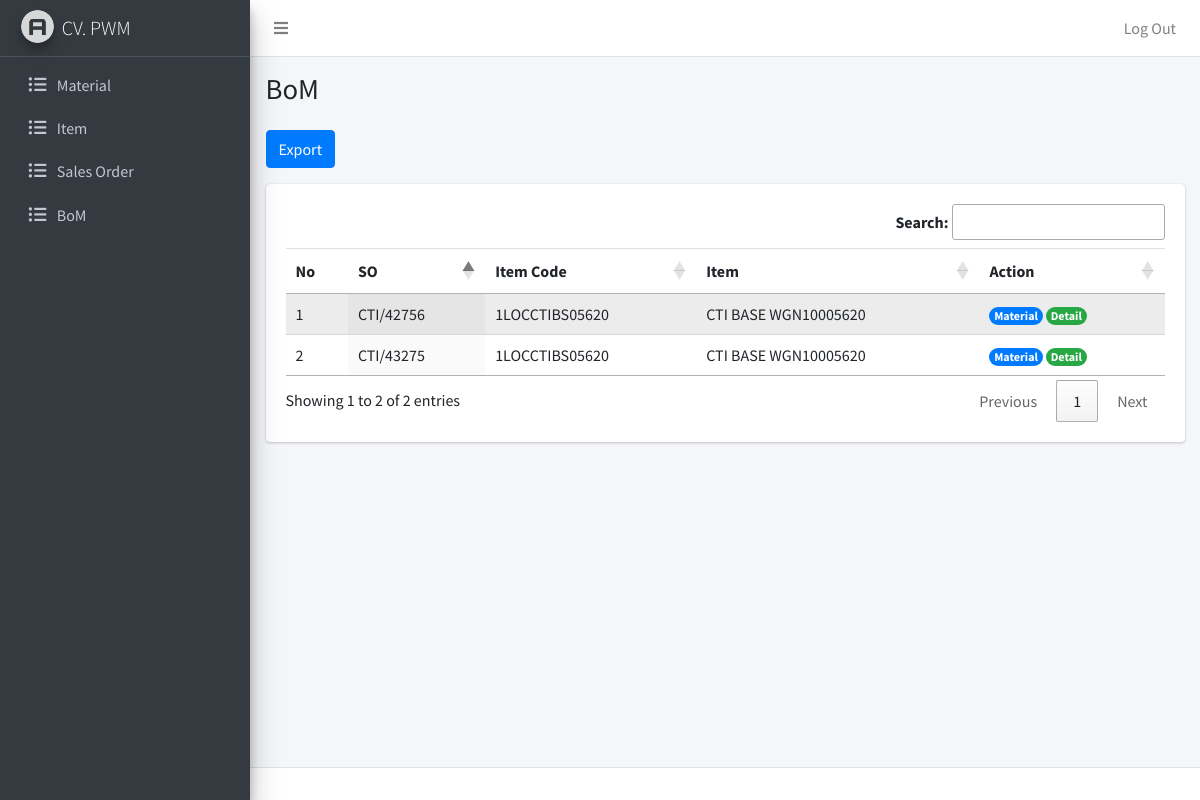
Page /admin/bom.php (signed in) on the earlier database version.
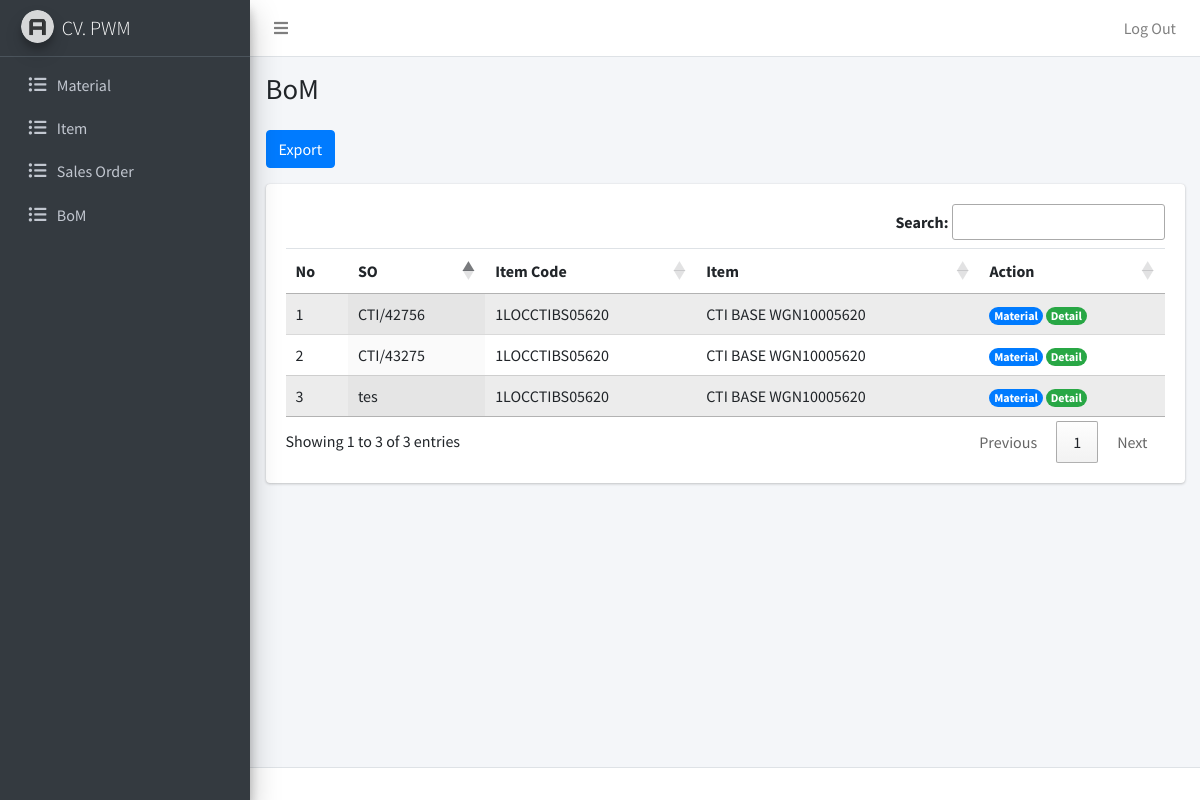
Same page on the later database version.
### tables this page shows
CREATE TABLE `so` (
  `so_id` int(11) NOT NULL,
  `so_item_code` varchar(255) NOT NULL,
  `so_projects` varchar(255) NOT NULL,
  `so_divisi_id` int(11) NOT NULL,
  `so_lot_number` varchar(255) NOT NULL,
  `so_material` varchar(255) NOT NULL,
  `so_quantity` int(11) NOT NULL,
  `so_uom` varchar(255) NOT NULL,
  `so_tinggi` float NOT NULL,
  `so_lebar` float NOT NULL,
  `so_panjang` float NOT NULL,
  `so_kubikasi` float NOT NULL,
  `so_tgl_produksi` date NOT NULL
);

CREATE TABLE `item` (
  `item_id` varchar(255) NOT NULL,
  `item_nama` varchar(255) NOT NULL,
  `item_uom` varchar(255) NOT NULL
);

### admin/bom.php (the view, shortened to what this page needs)
<?php
require_once "../koneksi.php";
$query = mysqli_query($conn, "SELECT * FROM so INNER JOIN item ON so.so_item_code = item.item_id");
?>
<?php require_once "template/header.php"; ?>
<?php require_once "template/navbar.php"; ?>
<?php require_once "template/sidebar.php"; ?>
  <div class="content-wrapper">
    <div class="content-header">
      <div class="container-fluid">
        <div class="row mb-2">
          <div class="col-sm-6">
            <h1 class="m-0">BoM</h1>
          </div>
        </div>
      </div>
    </div>
    <div class="content">
      <div class="container-fluid">
        <div class="row mb-3">
          <div class="col-md-5">
            <a href="export-filter.php">
              <button class="btn btn-primary">Export</button>
            </a>
          </div>
        </div>
        <div class="row">
          <div class="col">
            <div class="card table-responsive">
              <div class="card-body">
                <table id="spk" class="table table-striped display" style="width:100%">
                  <thead>
                      <tr>
                          <th>No</th>
                          <th>SO</th>
                          <th>Item Code</th>
                          <th>Item</th>
                          <th>Action</th>
                      </tr>
                  </thead>
                  <tbody>
                    <?php while($so = mysqli_fetch_assoc($query)) : ?>
                      <tr>
                          <td></td>
                          <td><?= $so['so_projects']; ?></td>
                          <td><?= $so['item_id']; ?></td>
                          <td><?= $so['item_nama']; ?></td>
                          <td>
                            <a href="bom-edit.php?id=<?= $so['so_id']; ?>"><span class="badge rounded-pill bg-primary">Material</span></a>
                            <a href="bom-detail.php?id=<?= $so['so_id']; ?>"><span class="badge rounded-pill bg-success">Detail</span></a>
                          </td>
                      </tr>
                    <?php endwhile; ?>
                  </tbody>
                </table>
              </div>
            </div>
          </div>
        </div>
      </div>
    </div>
  </div>
<?php require_once "template/footer.php"; ?>

Differences in the rows shown:
added so: so_projects "tes", item.item_id "1LOCCTIBS05620", item.item_nama "CTI BASE WGN10005620"
Other differences:
text written by a page script: "Search: Showing 1 to 2 of 2 entries Previous 1 Next" → "Search: Showing 1 to 3 of 3 entries Previous 1 Next"
